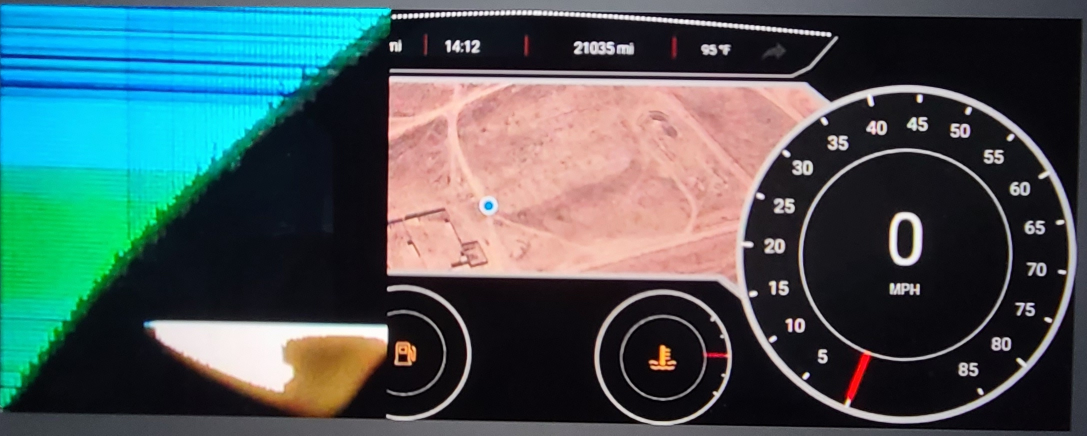
#> input picture ImageRegistration/images/fail1.jpg, 2174 x 871 px, found by its file name (shown at 1/2 size)
$ python RegistrationTest.py
#> lines starting #> are read from the running program, lines starting #| are printed output that depends on the picture
"""
--Steps For Creating an Image Pair--
Detect and match features between image 1 and 2.
Estimate the geometric transform between that maps the two images.
Compute the transform.


--Types of Affine transformations--
Identity
Scaling
Rotation
Translation
Shear (vertical and horizontal)

--Note on different types of transformations--
Affine transformations is a subset of Geometric transformations. Affine transformation reserves lines and parallelism.


"""

import cv2
import numpy as np


img = [  # images
        cv2.imread("/Users/aidanlear/Desktop/Research2023/TESTIMAGES/fail1.jpg"),
        cv2.imread("/Users/aidanlear/Desktop/Research2023/TESTIMAGES/fail3.jpg"),
        cv2.imread("/Users/aidanlear/Desktop/Research2023/TESTIMAGES/fail4.jpg"),
        cv2.imread("/Users/aidanlear/Desktop/Research2023/TESTIMAGES/fail6.jpg"),
    ]
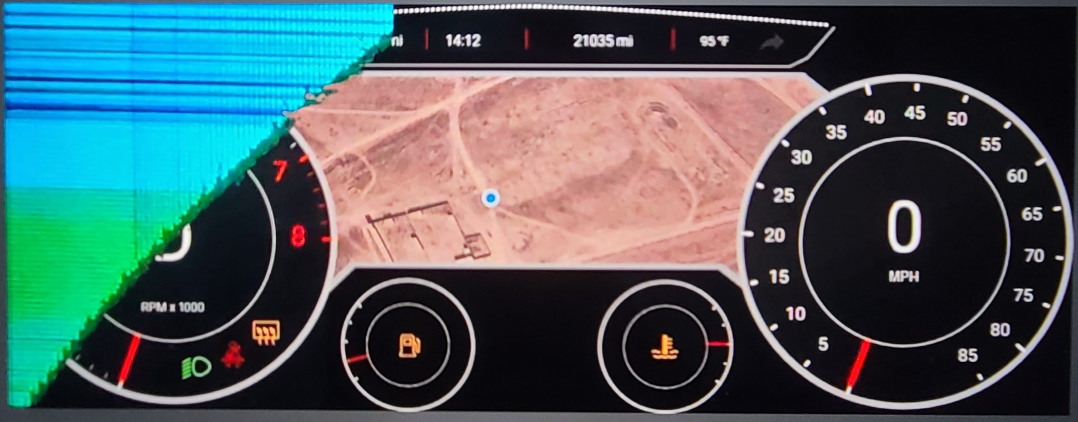
#> input picture ImageRegistration/images/fail3.jpg, 2156 x 844 px, found by its file name (shown at 1/2 size)
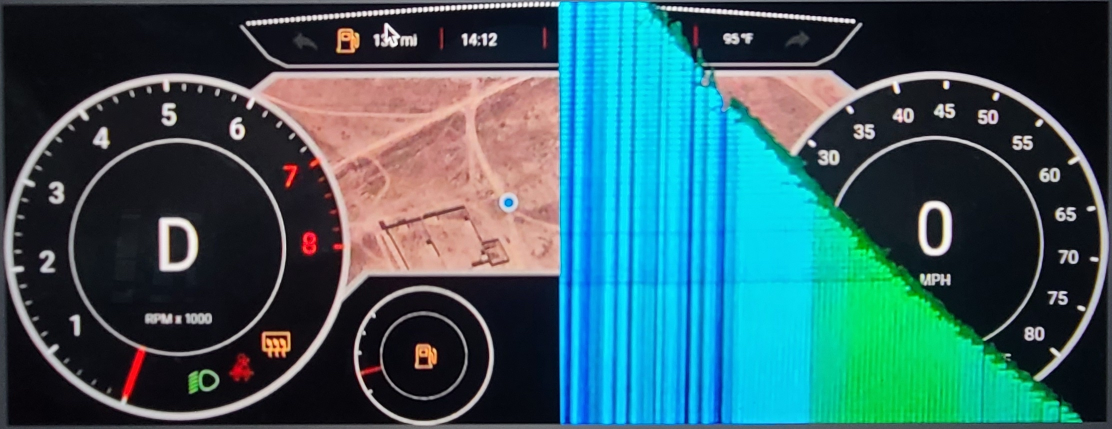
#> input picture ImageRegistration/images/fail4.jpg, 2224 x 858 px, found by its file name (shown at 1/2 size)
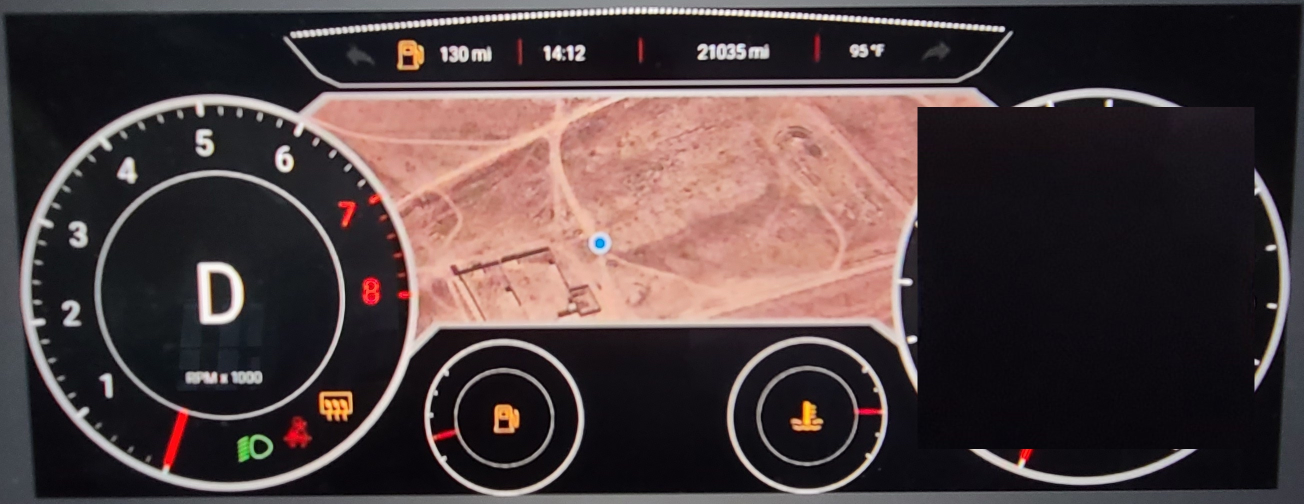
#> input picture ImageRegistration/images/fail6.jpg, 2607 x 1008 px, found by its file name (shown at 1/2 size)


# [114 lines left out: functions test_match_features, test_matrix_algebra, ecc, not called in this run]

if __name__ == '__main__':
    dim = (img[0].shape[1], img[0].shape[0])
#> dim = (2174, 871)


    img[1] = cv2.resize(img[1], dim, interpolation=cv2.INTER_AREA)
    out = np.add(img[0], img[1]) // 2
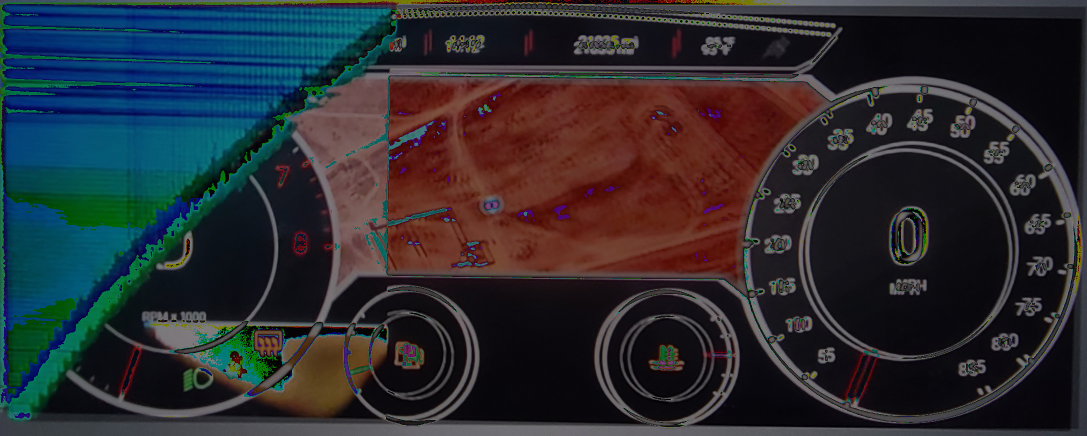
#> out: shape (871, 2174, 3) (shown at 1/2 size); mean of channels 0, 1, 2 48.8, 44.1, 42.6; drawn as B, G, R
    out = np.abs(img[0] - img[1])
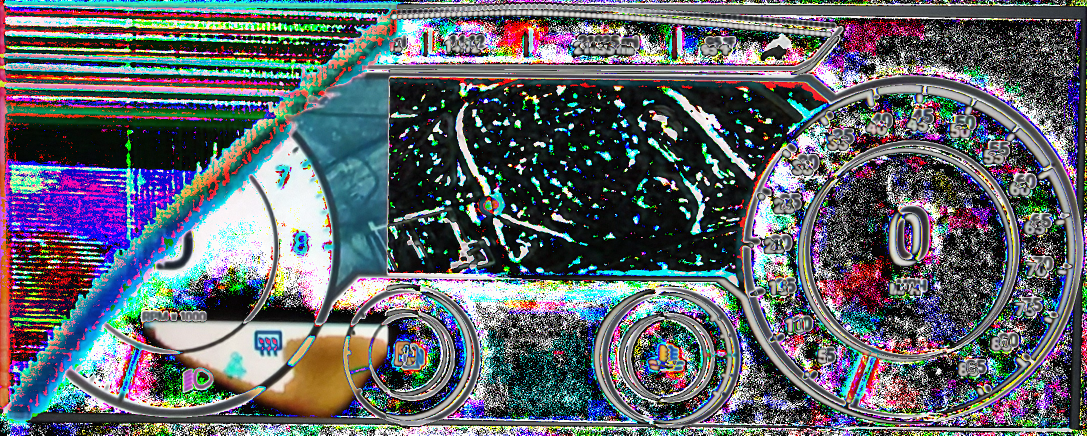
#> out: shape (871, 2174, 3) (shown at 1/2 size); mean of channels 0, 1, 2 107.3, 100.5, 95.3; drawn as B, G, R
    cv2.imshow('DIFFERENCE', out)
    cv2.imshow('one', img[0])
    cv2.imshow('two', img[1])
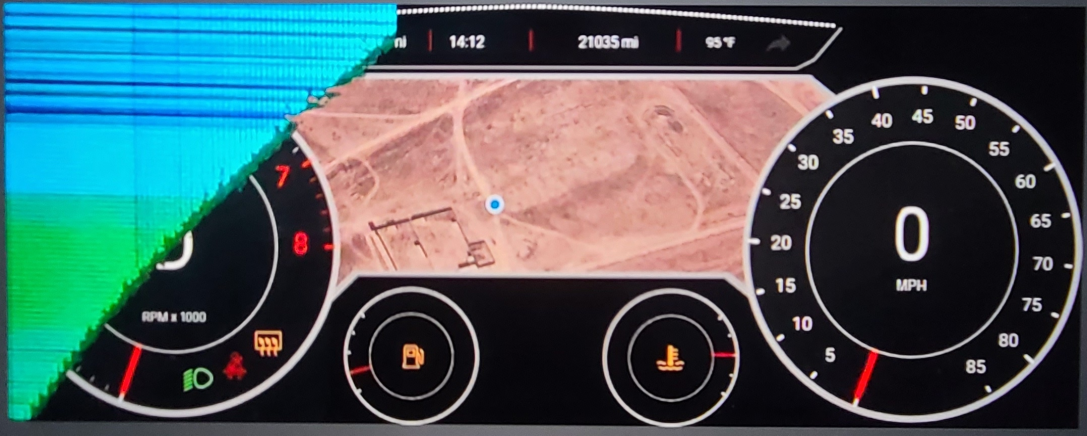
#> window 'two': shape (871, 2174, 3) (shown at 1/2 size); mean B, G, R 94.7, 91.3, 69.9
    cv2.waitKey()

    #test_match_features()
    #test_matrix_algebra()
    #ecc()
